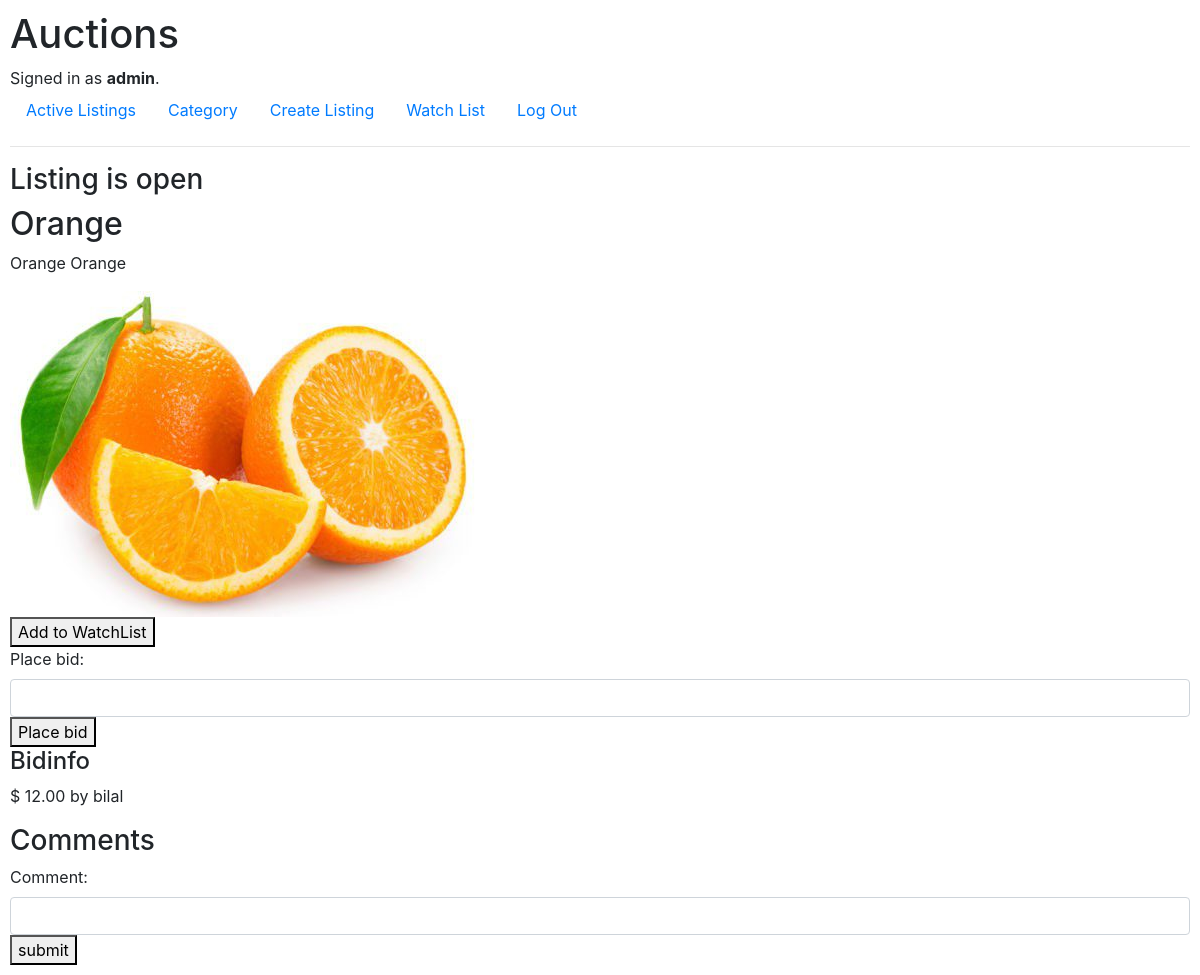
The page /listing/2/ (signed in) on the database its author committed.
### auctions/models.py (models this page shows)
class User(AbstractUser):
    pass

class AuctionListing(models.Model):
    categories = [
        ("Fashion", "Fashion"),
        ("Toys", "Toys"),
        ("Electronic", "Electronic"),
        ("Home","Home"),
        ("Food","Food"),
    ]
    id = models.BigAutoField(primary_key=True)
    title = models.CharField(max_length=64)
    description = models.CharField(max_length=5000)
    starting_bid = models.DecimalField(decimal_places=2, max_digits=15)
    category = models.CharField(blank=True,max_length=64, choices=categories)
    image = models.ImageField(blank=True,upload_to="image")
    active = models.BooleanField()
    created = models.DateTimeField()
    createdby = models.ForeignKey(User,verbose_name="createdby",on_delete=models.CASCADE)
    def __str__(self) -> str:
        return f"id:{self.id}, title:{self.id}, description:{self.description}, starting bid:{self.starting_bid}, active:{self.active} "

class AuctionBidsModel(models.Model):
    id = models.BigAutoField(primary_key=True)
    highestbid = models.DecimalField(decimal_places=2, max_digits=15)
    highestbiduser = models.ForeignKey(User,on_delete=models.CASCADE, related_name="highestbiduser")
    biditem = models.ForeignKey(AuctionListing,on_delete=models.CASCADE)
    def __str__(self) -> str:
        return f"id:{self.id},highestbid: {self.highestbid}, by:{self.highestbiduser} on item:{self.biditem}"

### auctions/views.py (the view)
# urls.py: path("listing/<int:listing_id>/", views.listing, name="listing"),
def listing(request,listing_id):
    list_item = AuctionListing.objects.get(id=listing_id)
    current_user = User.objects.get(id =request.user.id)
    watchlist_entries = current_user.userwatchlist.all()
    exists = watchlist_entries.filter(auctionlisting = list_item)
    owner = request.user == list_item.createdby
    bidinfo = AuctionBidsModel.objects.filter(biditem=list_item)
    bidinfo = bidinfo.first()
    print(bidinfo)
    comments = CommentsModel.objects.filter(item = list_item)
    return render(request,"auctions/listing.html", {
        "listing": list_item,
        "media_url": settings.MEDIA_URL,
        "exists": exists,
        "bidform": BidForm(),
        "owner": owner,
        "bidinfo":bidinfo,
        "comments":comments,
        "commentform":CommentForm(),
    })

### auctions/views.py
class BidForm(forms.Form):
    place_bid = forms.DecimalField(decimal_places=2, max_digits=15, min_value=0.01,widget=forms.NumberInput(attrs={'class': 'form-control'}))

class CommentForm(forms.Form):
    comment = forms.CharField(max_length=64,widget=forms.TextInput(attrs={'class': 'form-control'}))

### auctions/templates/auctions/listing.html (shortened to what this page needs)
{% extends "auctions/layout.html" %}
{% block body %}
  {% if owner and listing.active %}
  <form action="{% url 'closelisting' listing.id %}" method="post">
    {% csrf_token %}
    <button type="submit">Close Auction</button>
  </form>
  {% elif not owner and listing.active %}
  <h3>Listing is open</h3>
  {% else %}
   <h2>The winner is</h2>
  {% endif %}
  <h2> {{ listing.title }} </h2>
  <p> {{ listing.description }}</p>
  {% if listing.image %}
    <img src="{{ media_url }}{{ listing.image }}" alt="">
  {% else %}
   <h2>No image</h2>
  {% endif %}
  {% if exists %}
  <form action="{% url 'removefromwatchlist' listing.id %}" method="post">
    {% csrf_token %}
    <button type="submit">Remove from WatchList</button>
  </form>
  {% else %}
    <form action="{% url 'addtowatchlist' listing.id %}" method="post">
    <button type="submit">Add to WatchList</button>
    </form>
  {% endif %}
  {% if listing.active %}
  <form action="{% url 'placebid' listing.id %}" method="post">
    {{ bidform }}
    <button type="submit">Place bid</button>
  </form>
  {% else %}
    <h3> The auction of the item has ended. Winner will be announced.</h3>
  {% endif %}
  <h4>Bidinfo</h4>
  <p>$ {{ bidinfo.highestbid }} by {{ bidinfo.highestbiduser}}</p>
  <h3>Comments</h3>
  <form action="{% url 'addcomment' listing.id %}" method="post">
    {{ commentform }}
    <button type="submit">submit</button>
  </form>
{% endblock %}

### auctions/templates/auctions/layout.html (shortened to what this page needs)
{% load static %}
<!DOCTYPE html>
<html lang="en">
    <head>
        <link rel="stylesheet" href="https://stackpath.bootstrapcdn.com/bootstrap/4.4.1/css/bootstrap.min.css">
        <link href="{% static 'auctions/styles.css' %}" rel="stylesheet">
    </head>
    <body>
        <h1>Auctions</h1>
        <div>
            {% if user.is_authenticated %}
                Signed in as <strong>{{ user.username }}</strong>.
            {% else %}
                Not signed in.
            {% endif %}
        </div>
        <ul class="nav">
            <li class="nav-item">
                <a class="nav-link" href="{% url 'index' %}">Active Listings</a>
            </li>
            <li class="nav-item">
                <a class="nav-link" href="{% url 'category' %}">Category</a>
            </li>
            {% if user.is_authenticated %}
                <li class="nav-item">
                    <a class="nav-link" href="{% url 'create_auction' %}">Create Listing</a>
                </li>
                <li class="nav-item">
                    <a class="nav-link" href="{% url 'watchlist' %}">Watch List</a>
                </li>
                <li class="nav-item">
                    <a class="nav-link" href="{% url 'logout' %}">Log Out</a>
                </li>
            {% endif %}
        </ul>
        <hr>
        {% block body %}
        {% endblock %}
    </body>
</html>

### auctions/static/auctions/styles.css (style rules this page uses)
body { padding: 10px; }

### rows shown on the page
User: username "admin"
AuctionListing: title "Orange", description "Orange Orange", image (picture)
AuctionBidsModel: highestbid "12.00", highestbiduser "bilal"
